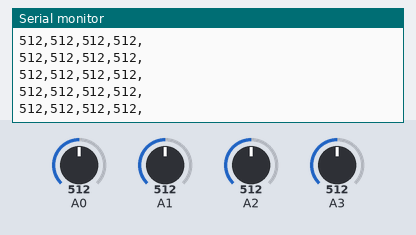
The sketch below on a simulated Arduino Uno, built with avr-gcc and run on an emulated ATmega328P. On the bench: the last lines printed to the serial monitor. Inputs (shaded band) come from the test bench; at power-on: A0 = 512, A1 = 512, A2 = 512, A3 = 512.

Above: at 1.2 s.
1.3 s: A0 set to 716
At 1.32 s:
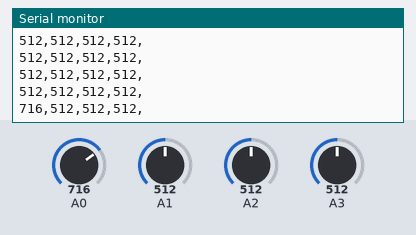
2.8 s: A1 set to 716
At 2.84 s:
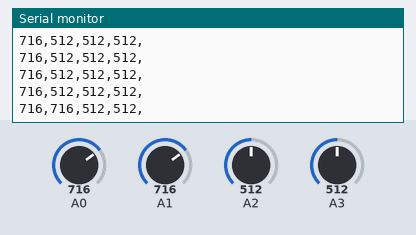
4.3 s: A2 set to 716
At 4.35 s:
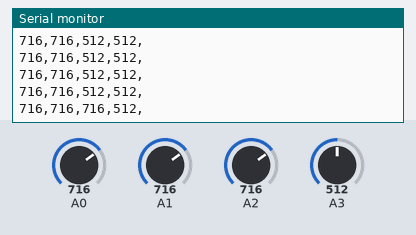
5.8 s: A3 set to 716
At 5.87 s:
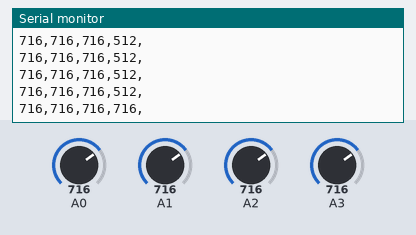
8.8 s: A0 set to 992
At 8.8 s:
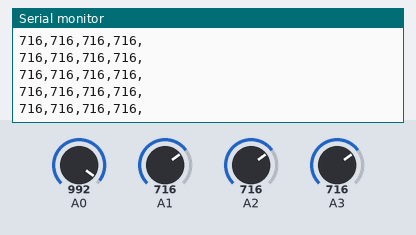
10.3 s: A1 set to 992
At 10.32 s:
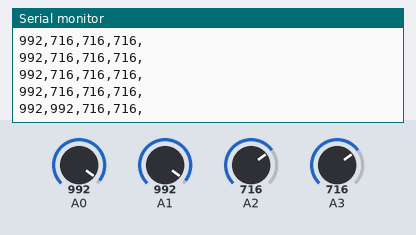
Timing chart, 0 to 12.8 s (numbered marks = the images above; inputs shaded):
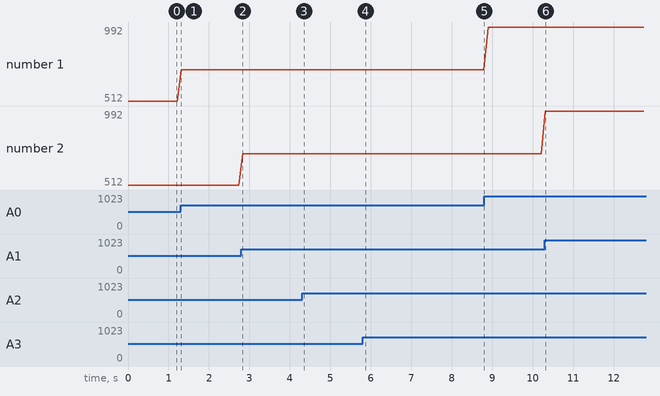

Measured:
- after the input at 1.3 s, the serial monitor: prints a new line at once (image 1)
- after the input at 2.8 s, the serial monitor: prints a new line at once (image 2)
- after the input at 4.3 s, the serial monitor: prints a new line after 0.05 s (image 3)
- after the input at 5.8 s, the serial monitor: prints a new line after 0.06 s (image 4)
- after the input at 10.3 s, the serial monitor: prints a new line at once (image 6)
- plotted number 1: 512 → 716 after the input at 1.3 s, 716 → 992 after the input at 8.8 s

The sketch:

joystick.ino
```cpp
int xValue = 0 ; // read value of the X axis 1
int yValue = 0 ; // read value of the Y axis  1
int xValue1 = 0 ; // read value of the X axis  2
int yValue1 = 0 ; // read value of the Y axis   2

void setup()
{
  Serial.begin(9600) ; // Open the serial port
}

void loop()
{
  // Read analog port values A0 and A1
  xValue = analogRead(A0);
  yValue = analogRead(A1);
 xValue1 = analogRead(A2);
  yValue1 = analogRead(A3);


  // Read the logic value on pin 2

  // We display our data separated by a comma
  Serial.print(xValue,DEC);
  Serial.print(",");
  Serial.print(yValue,DEC);
  Serial.print(",");
 Serial.print(xValue1,DEC);
  Serial.print(",");
  Serial.print(yValue1,DEC);
  Serial.print(",");


  // We end with a newline character to facilitate subsequent analysis
  Serial.print("\n");

  // Small delay before the next measurement

delay(100);

}
```
